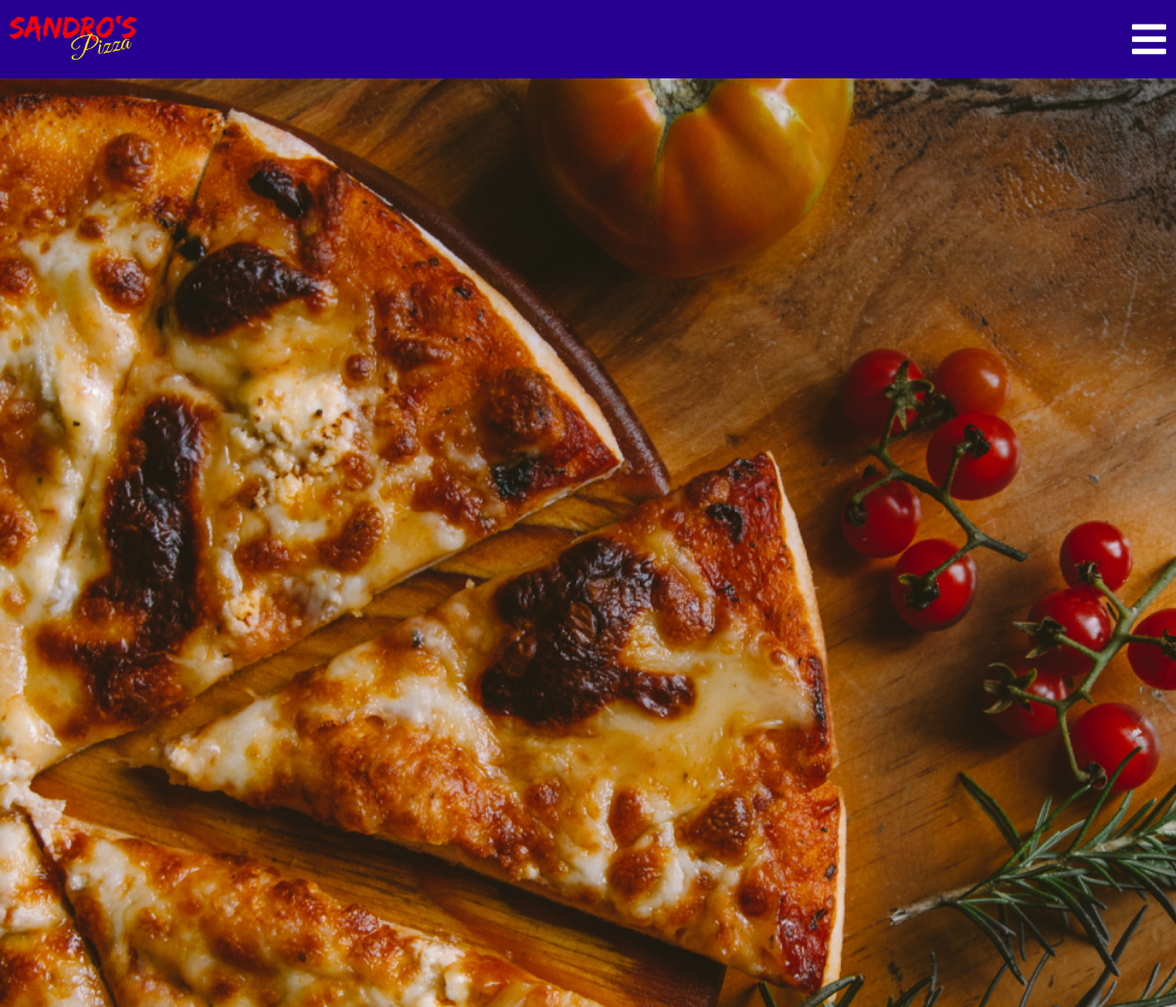
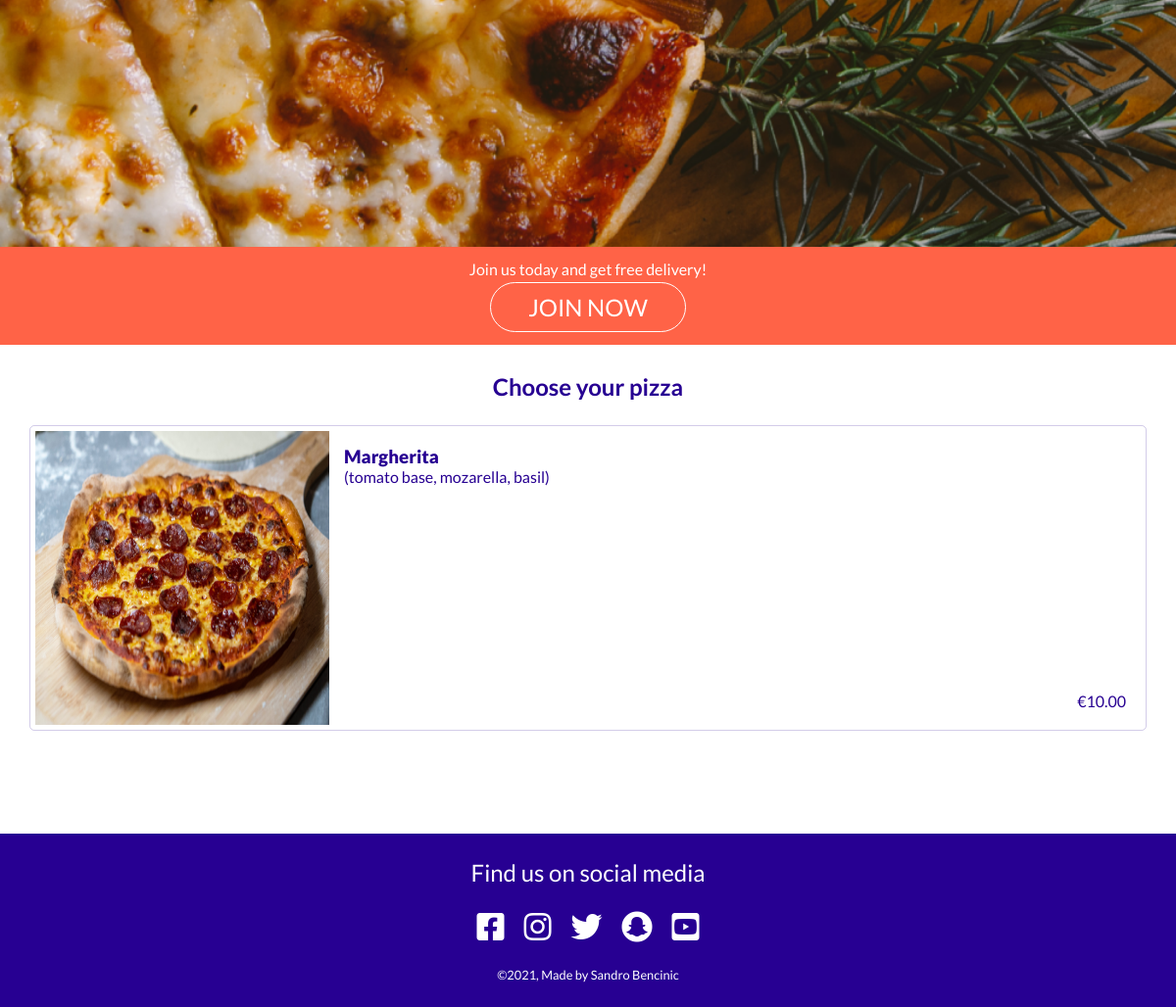
Screenshot of /product/menu/ with the database file from the repository (2 pictures, top to bottom).
### product/models.py (models this page shows, shortened)
class Item(models.Model):
    name = models.CharField(max_length=50)
    ingredients = models.CharField(max_length=100)
    price = models.DecimalField(max_digits=10, decimal_places=2)
    image = models.ImageField(null=True, blank=True)

### product/views.py (the view)
# urls.py: path('menu/', menu, name='menu'),
def menu(request):
    context = {
        'items': Item.objects.all(),
        'show_bag': True
    }
    return render(request, 'product/menu.html', context)

### order/contexts.py (called while the page is built, shortened)
def contexts(request):
    bag_items = []
    grand_total = 0
    if request.user.is_authenticated:
        delivery_fee = 0
    else:
        delivery_fee = 2
    grand_total += delivery_fee
    order_time = None
    bag = request.session.get('bag', {})
    context = {
        'bag_items': bag_items,
        'grand_total': grand_total,
        'order_time': order_time,
        'delivery_fee': delivery_fee,
    }
    return context

### product/templates/product/menu.html
{% extends 'base.html' %}
{% load static %}
{% block content %}
    <img class="bg-main" src="{% static 'images/bg-main-mobile.webp' %}" alt="pizza on wooden table - top perspective">
    {% if user.is_anonymous %}
        <div class="subscribe">
            <p class="subscribe__text">Join us today and get free delivery!</p>
            <a href="{% url 'account_signup' %}" class="subscribe__btn btn">JOIN NOW</a>
        </div>
    {% endif %}
    <div class="menu">
        <h2 class="menu__title">Choose your pizza</h2>
        {% for item in items %}
        <a href="{% url 'item' item.id %}" class="product">
            <img src="{{ item.image.url }}" alt="" class="product__img">
            <div class="product__info">
                <h3 class="product__name">{{ item.name }}</h3>
                <p class="product__description">{{ item.ingredients }}</p>
                <p class="product__price">
                    €<span>{{ item.price }}</span>
                </p>
            </div>
        </a>
        {% endfor %}
    </div>
{% endblock content %}

### templates/base.html (shortened to what this page needs)
{% load static %}
<!DOCTYPE html>
<html lang="en">
<head>
    <link rel="stylesheet" href="https://use.fontawesome.com/releases/v5.15.4/css/all.css">
    <link rel="stylesheet" href="https://cdnjs.cloudflare.com/ajax/libs/animate.css/4.1.1/animate.min.css">
    <link rel="stylesheet" href="{% static 'css/style.css' %}">
</head>
<body>
    <header class="navbar">
        <nav class="navbar__mobile">
            <a href="{% url 'index' %}">
                <img class="navbar__logo" src="{% static 'images/logo.webp' %}" alt="Sandros pizza logo">
            </a>
            <div class="navbar__button">
                <i class="fas fa-bars"></i>
            </div>
        </nav>
    </header>
    <div class="main-container">
        {% block content %}
        {% endblock content %}
    </div>
    <footer class="footer">
        <p class="footer__title">Find us on social media</p>
        <ul class="footer__links">
        <li>
            <a href="https://www.facebook.com/" target="_blank"
            aria-label="link to facebook (opens in new tab)" rel="noopener">
            <i class="fab fa-facebook-square"></i>
            </a>
        </li>
        <li>
            <a href="https://www.instagram.com/" target="_blank"
            aria-label="link to instagram (opens in new tab)" rel="noopener">
            <i class="fab fa-instagram"></i>
            </a>
        </li>
        <li>
            <a href="https://twitter.com/" target="_blank"
            aria-label="link to twitter (opens in new tab)" rel="noopener">
            <i class="fab fa-twitter"></i>
            </a>
        </li>
        <li>
            <a href="https://www.snapchat.com/" target="_blank"
            aria-label="link to snapchat (opens in new tab)" rel="noopener">
            <i class="fab fa-snapchat"></i>
            </a>
        </li>
        <li>
            <a href="https://www.youtube.com/" target="_blank"
            aria-label="link to youtube (opens in new tab)" rel="noopener">
            <i class="fab fa-youtube-square"></i>
            </a>
        </li>
        </ul>
        <p class="footer__copyright">©2021, Made by Sandro Bencinic</p>
    </footer>
</body>
</html>

### static/css/style.css (style rules this page uses)
* { position: relative; box-sizing: border-box; margin: 0; padding: 0; }
*, a { font-family: 'Lato', sans-serif; color: black; }
body { min-height: 100vh; display: flex; flex-direction: column; justify-content: space-between; }
a { text-decoration: none; }
li { list-style-type: none; }
.main-container { width: 100%; min-height: calc(100vh - 177px - 80px); top: 80px; margin-bottom: 80px; }
.btn { display: block; background-color: transparent; border: 1px solid rgb(39, 0, 146); border-radius: 40px; color: rgb(39, 0, 146); padding: 10px; width: 200px; font-size: 1.5rem; text-align: center; }
.navbar__mobile { display: flex; justify-content: space-between; align-items: center; position: fixed; top: 0; height: 80px; width: 100%; padding: 10px; background-color: rgb(39, 0, 146); z-index: 1; }
.navbar__logo { width: 130px; }
.navbar__button { font-size: 2.5rem; }
.navbar__button i { color: white; }
.footer { text-align: center; background-color: rgb(39, 0, 146); padding: 25px 0; }
.footer__title { color: white; font-size: 1.5rem; }
.footer__links { display: flex; justify-content: center; }
.footer i { color: white; font-size: 2rem; margin: 25px 10px; }
.footer__copyright { color: white; font-size: 0.8rem; }
.bg-main { width: 100%; }
.subscribe { display: flex; flex-direction: column; align-items: center; justify-content: space-evenly; background-color: tomato; height: 100px; padding: 10px; top: -3px; text-align: center; }
.subscribe__text, .subscribe__btn { color: white; }
.subscribe__btn { border-color: white; }
.menu { padding: 25px 0 100px 0; }
.menu__title { text-align: center; color: rgb(39, 0, 146); margin-bottom: 25px; }
.product { display: flex; padding: 5px; border: 1px solid rgb(39, 0, 146, 0.2); border-radius: 5px; width: 95vw; margin: 5px auto; }
.product * { color: rgb(39, 0, 146); }
.product__img { height: 25vw; width: 25vw; }
.product__info { width: 75vw; padding: 15px; padding-left: 15px; }
.product__name { font-weight: 900; }
.product__price { position: absolute; bottom: 15px; right: 15px; }

### rows the page displays
Item: image (picture), name "Margherita", ingredients "(tomato base, mozarella, basil)", price "10.00"
